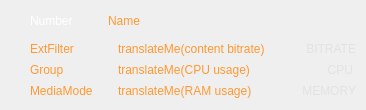
    <widget class="CSkinProgressWidget" name="m_CentralContainer" native="true">
     <property name="sizePolicy">
      <sizepolicy hsizetype="Expanding" vsizetype="Preferred">
       <horstretch>0</horstretch>
       <verstretch>0</verstretch>
      </sizepolicy>
     </property>
     <property name="progress" stdset="0">
      <number>1</number>
     </property>
     <property name="borderInfo" stdset="0">
      <string notr="true">borderwidth=&quot;2&quot; roundcorner=&quot;0&quot; bordercolor=&quot;0xFFD0D0D0&quot; </string>
     </property>
     <layout class="QGridLayout" name="gridLayout" columnstretch="0,0,100,0,0,0">
      <property name="leftMargin">
       <number>30</number>
      </property>
      <property name="rightMargin">
       <number>10</number>
      </property>
      <property name="horizontalSpacing">
       <number>10</number>
      </property>
      <item row="0" column="2" colspan="4">
       <widget class="CSkinOneLineText" name="m_Name">
        <property name="sizePolicy">
         <sizepolicy hsizetype="Expanding" vsizetype="Expanding">
          <horstretch>0</horstretch>
          <verstretch>0</verstretch>
         </sizepolicy>
        </property>
        <property name="palette">
         <palette>
          <active>
           <colorrole role="WindowText">
            <brush brushstyle="SolidPattern">
             <color alpha="255">
              <red>255</red>
              <green>153</green>
              <blue>51</blue>
             </color>
            </brush>
           </colorrole>
          </active>
          <inactive>
           <colorrole role="WindowText">
            <brush brushstyle="SolidPattern">
             <color alpha="255">
              <red>255</red>
              <green>153</green>
              <blue>51</blue>
             </color>
            </brush>
           </colorrole>
          </inactive>
          <disabled>
           <colorrole role="WindowText">
            <brush brushstyle="SolidPattern">
             <color alpha="255">
              <red>120</red>
              <green>120</green>
              <blue>120</blue>
             </color>
            </brush>
           </colorrole>
          </disabled>
         </palette>
        </property>
        <property name="text">
         <string>Name</string>
        </property>
        <property name="addheight" stdset="0">
         <number>12</number>
        </property>
        <property name="brightness" stdset="0">
         <number>15</number>
        </property>
        <property name="rowLimit" stdset="0">
         <number>3</number>
        </property>
       </widget>
      </item>
      <item row="0" column="0">
       <widget class="CSkinOneLineText" name="m_Number">
        <property name="sizePolicy">
         <sizepolicy hsizetype="Preferred" vsizetype="Expanding">
          <horstretch>0</horstretch>
          <verstretch>0</verstretch>
         </sizepolicy>
        </property>
        <property name="palette">
         <palette>
          <active>
           <colorrole role="WindowText">
            <brush brushstyle="SolidPattern">
             <color alpha="255">
              <red>255</red>
              <green>255</green>
              <blue>255</blue>
             </color>
            </brush>
           </colorrole>
          </active>
          <inactive>
           <colorrole role="WindowText">
            <brush brushstyle="SolidPattern">
             <color alpha="255">
              <red>255</red>
              <green>255</green>
              <blue>255</blue>
             </color>
            </brush>
           </colorrole>
          </inactive>
          <disabled>
           <colorrole role="WindowText">
            <brush brushstyle="SolidPattern">
             <color alpha="255">
              <red>120</red>
              <green>120</green>
              <blue>120</blue>
             </color>
            </brush>
           </colorrole>
          </disabled>
         </palette>
        </property>
        <property name="text">
         <string>Number</string>
        </property>
        <property name="addheight" stdset="0">
         <number>17</number>
        </property>
       </widget>
      </item>
      <item row="3" column="0" colspan="3">
       <widget class="CSkinOneLineText" name="m_Group">
        <property name="sizePolicy">
         <sizepolicy hsizetype="Expanding" vsizetype="Expanding">
          <horstretch>0</horstretch>
          <verstretch>0</verstretch>
         </sizepolicy>
        </property>
        <property name="palette">
         <palette>
          <active>
           <colorrole role="WindowText">
            <brush brushstyle="SolidPattern">
             <color alpha="255">
              <red>255</red>
              <green>153</green>
              <blue>51</blue>
             </color>
            </brush>
           </colorrole>
          </active>
          <inactive>
           <colorrole role="WindowText">
            <brush brushstyle="SolidPattern">
             <color alpha="255">
              <red>255</red>
              <green>153</green>
              <blue>51</blue>
             </color>
            </brush>
           </colorrole>
          </inactive>
          <disabled>
           <colorrole role="WindowText">
            <brush brushstyle="SolidPattern">
             <color alpha="255">
              <red>120</red>
              <green>120</green>
              <blue>120</blue>
             </color>
            </brush>
           </colorrole>
          </disabled>
         </palette>
        </property>
        <property name="text">
         <string>Group</string>
        </property>
        <property name="addheight" stdset="0">
         <number>2</number>
        </property>
        <property name="brightness" stdset="0">
         <number>-35</number>
        </property>
       </widget>
      </item>
      <item row="5" column="3">
       <widget class="CSkinOneLineText" name="m_MemoryUsageName">
        <property name="sizePolicy">
         <sizepolicy hsizetype="Expanding" vsizetype="Expanding">
          <horstretch>0</horstretch>
          <verstretch>0</verstretch>
         </sizepolicy>
        </property>
        <property name="palette">
         <palette>
          <active>
           <colorrole role="WindowText">
            <brush brushstyle="SolidPattern">
             <color alpha="255">
              <red>255</red>
              <green>153</green>
              <blue>51</blue>
             </color>
            </brush>
           </colorrole>
          </active>
          <inactive>
           <colorrole role="WindowText">
            <brush brushstyle="SolidPattern">
             <color alpha="255">
              <red>255</red>
              <green>153</green>
              <blue>51</blue>
             </color>
            </brush>
           </colorrole>
          </inactive>
          <disabled>
           <colorrole role="WindowText">
            <brush brushstyle="SolidPattern">
             <color alpha="255">
              <red>120</red>
              <green>120</green>
              <blue>120</blue>
             </color>
            </brush>
           </colorrole>
          </disabled>
         </palette>
        </property>
        <property name="text">
         <string>translateMe(RAM usage)</string>
        </property>
        <property name="alignment">
         <set>Qt::AlignLeading|Qt::AlignLeft|Qt::AlignVCenter</set>
        </property>
        <property name="addheight" stdset="0">
         <number>0</number>
        </property>
        <property name="brightness" stdset="0">
         <number>-30</number>
        </property>
       </widget>
      </item>
      <item row="2" column="3">
       <widget class="CSkinOneLineText" name="m_BitrateName">
        <property name="sizePolicy">
         <sizepolicy hsizetype="Expanding" vsizetype="Expanding">
          <horstretch>0</horstretch>
          <verstretch>0</verstretch>
         </sizepolicy>
        </property>
        <property name="palette">
         <palette>
          <active>
           <colorrole role="WindowText">
            <brush brushstyle="SolidPattern">
             <color alpha="255">
              <red>255</red>
              <green>152</green>
              <blue>49</blue>
             </color>
            </brush>
           </colorrole>
          </active>
          <inactive>
           <colorrole role="WindowText">
            <brush brushstyle="SolidPattern">
             <color alpha="255">
              <red>255</red>
              <green>152</green>
              <blue>49</blue>
             </color>
            </brush>
           </colorrole>
          </inactive>
          <disabled>
           <colorrole role="WindowText">
            <brush brushstyle="SolidPattern">
             <color alpha="255">
              <red>120</red>
              <green>120</green>
              <blue>120</blue>
             </color>
            </brush>
           </colorrole>
          </disabled>
         </palette>
        </property>
        <property name="text">
         <string>translateMe(content bitrate)</string>
        </property>
        <property name="alignment">
         <set>Qt::AlignLeading|Qt::AlignLeft|Qt::AlignVCenter</set>
        </property>
        <property name="addheight" stdset="0">
         <number>0</number>
        </property>
        <property name="brightness" stdset="0">
         <number>-30</number>
        </property>
       </widget>
      </item>
      <item row="5" column="0" colspan="3">
       <widget class="CSkinOneLineText" name="m_MediaMode">
        <property name="sizePolicy">
         <sizepolicy hsizetype="Expanding" vsizetype="Expanding">
          <horstretch>0</horstretch>
          <verstretch>0</verstretch>
         </sizepolicy>
        </property>
        <property name="palette">
         <palette>
          <active>
           <colorrole role="WindowText">
            <brush brushstyle="SolidPattern">
             <color alpha="255">
              <red>255</red>
              <green>153</green>
              <blue>51</blue>
             </color>
            </brush>
           </colorrole>
          </active>
          <inactive>
           <colorrole role="WindowText">
            <brush brushstyle="SolidPattern">
             <color alpha="255">
              <red>255</red>
              <green>153</green>
              <blue>51</blue>
             </color>
            </brush>
           </colorrole>
          </inactive>
          <disabled>
           <colorrole role="WindowText">
            <brush brushstyle="SolidPattern">
             <color alpha="255">
              <red>120</red>
              <green>120</green>
              <blue>120</blue>
             </color>
            </brush>
           </colorrole>
          </disabled>
         </palette>
        </property>
        <property name="text">
         <string>MediaMode</string>
        </property>
        <property name="addheight" stdset="0">
         <number>1</number>
        </property>
        <property name="brightness" stdset="0">
         <number>-35</number>
        </property>
       </widget>
      </item>
      <item row="0" column="1">
       <spacer name="horizontalSpacer">
        <property name="orientation">
         <enum>Qt::Horizontal</enum>
        </property>
        <property name="sizeType">
         <enum>QSizePolicy::Fixed</enum>
        </property>
        <property name="sizeHint" stdset="0">
         <size>
          <width>15</width>
          <height>20</height>
         </size>
        </property>
       </spacer>
      </item>
      <item row="3" column="3">
       <widget class="CSkinOneLineText" name="m_CpuUsageName">
        <property name="sizePolicy">
         <sizepolicy hsizetype="Expanding" vsizetype="Expanding">
          <horstretch>0</horstretch>
          <verstretch>0</verstretch>
         </sizepolicy>
        </property>
        <property name="palette">
         <palette>
          <active>
           <colorrole role="WindowText">
            <brush brushstyle="SolidPattern">
             <color alpha="255">
              <red>255</red>
              <green>153</green>
              <blue>51</blue>
             </color>
            </brush>
           </colorrole>
          </active>
          <inactive>
           <colorrole role="WindowText">
            <brush brushstyle="SolidPattern">
             <color alpha="255">
              <red>255</red>
              <green>153</green>
              <blue>51</blue>
             </color>
            </brush>
           </colorrole>
          </inactive>
          <disabled>
           <colorrole role="WindowText">
            <brush brushstyle="SolidPattern">
             <color alpha="255">
              <red>120</red>
              <green>120</green>
              <blue>120</blue>
             </color>
            </brush>
           </colorrole>
          </disabled>
         </palette>
        </property>
        <property name="text">
         <string>translateMe(CPU usage)</string>
        </property>
        <property name="alignment">
         <set>Qt::AlignLeading|Qt::AlignLeft|Qt::AlignVCenter</set>
        </property>
        <property name="addheight" stdset="0">
         <number>0</number>
        </property>
        <property name="brightness" stdset="0">
         <number>-30</number>
        </property>
       </widget>
      </item>
      <item row="2" column="0" colspan="3">
       <widget class="CSkinOneLineText" name="m_ExtFilter">
        <property name="sizePolicy">
         <sizepolicy hsizetype="Expanding" vsizetype="Expanding">
          <horstretch>0</horstretch>
          <verstretch>0</verstretch>
         </sizepolicy>
        </property>
        <property name="palette">
         <palette>
          <active>
           <colorrole role="WindowText">
            <brush brushstyle="SolidPattern">
             <color alpha="255">
              <red>255</red>
              <green>153</green>
              <blue>51</blue>
             </color>
            </brush>
           </colorrole>
          </active>
          <inactive>
           <colorrole role="WindowText">
            <brush brushstyle="SolidPattern">
             <color alpha="255">
              <red>255</red>
              <green>153</green>
              <blue>51</blue>
             </color>
            </brush>
           </colorrole>
          </inactive>
          <disabled>
           <colorrole role="WindowText">
            <brush brushstyle="SolidPattern">
             <color alpha="255">
              <red>120</red>
              <green>120</green>
              <blue>120</blue>
             </color>
            </brush>
           </colorrole>
          </disabled>
         </palette>
        </property>
        <property name="text">
         <string>ExtFilter</string>
        </property>
        <property name="addheight" stdset="0">
         <number>3</number>
        </property>
        <property name="brightness" stdset="0">
         <number>-35</number>
        </property>
       </widget>
      </item>
      <item row="1" column="0" colspan="6">
       <spacer name="verticalSpacer">
        <property name="orientation">
         <enum>Qt::Vertical</enum>
        </property>
        <property name="sizeHint" stdset="0">
         <size>
          <width>20</width>
          <height>5</height>
         </size>
        </property>
       </spacer>
      </item>
      <item row="2" column="5">
       <widget class="CSkinOneLineText" name="m_BitrateVal">
        <property name="sizePolicy">
         <sizepolicy hsizetype="Expanding" vsizetype="Expanding">
          <horstretch>0</horstretch>
          <verstretch>0</verstretch>
         </sizepolicy>
        </property>
        <property name="palette">
         <palette>
          <active>
           <colorrole role="WindowText">
            <brush brushstyle="SolidPattern">
             <color alpha="255">
              <red>226</red>
              <green>226</green>
              <blue>226</blue>
             </color>
            </brush>
           </colorrole>
          </active>
          <inactive>
           <colorrole role="WindowText">
            <brush brushstyle="SolidPattern">
             <color alpha="255">
              <red>226</red>
              <green>226</green>
              <blue>226</blue>
             </color>
            </brush>
           </colorrole>
          </inactive>
          <disabled>
           <colorrole role="WindowText">
            <brush brushstyle="SolidPattern">
             <color alpha="255">
              <red>120</red>
              <green>120</green>
              <blue>120</blue>
             </color>
            </brush>
           </colorrole>
          </disabled>
         </palette>
        </property>
        <property name="text">
         <string>BITRATE</string>
        </property>
        <property name="alignment">
         <set>Qt::AlignRight|Qt::AlignTrailing|Qt::AlignVCenter</set>
        </property>
        <property name="addheight" stdset="0">
         <number>0</number>
        </property>
        <property name="brightness" stdset="0">
         <number>-10</number>
        </property>
       </widget>
      </item>
      <item row="5" column="5" alignment="Qt::AlignRight">
       <widget class="CSkinOneLineText" name="m_MemoryUsage">
        <property name="minimumSize">
         <size>
          <width>70</width>
          <height>0</height>
         </size>
        </property>
        <property name="palette">
         <palette>
          <active>
           <colorrole role="WindowText">
            <brush brushstyle="SolidPattern">
             <color alpha="255">
              <red>226</red>
              <green>226</green>
              <blue>226</blue>
             </color>
            </brush>
           </colorrole>
          </active>
          <inactive>
           <colorrole role="WindowText">
            <brush brushstyle="SolidPattern">
             <color alpha="255">
              <red>226</red>
              <green>226</green>
              <blue>226</blue>
             </color>
            </brush>
           </colorrole>
          </inactive>
          <disabled>
           <colorrole role="WindowText">
            <brush brushstyle="SolidPattern">
             <color alpha="255">
              <red>120</red>
              <green>120</green>
              <blue>120</blue>
             </color>
            </brush>
           </colorrole>
          </disabled>
         </palette>
        </property>
        <property name="text">
         <string>MEMORY</string>
        </property>
        <property name="alignment">
         <set>Qt::AlignRight|Qt::AlignTrailing|Qt::AlignVCenter</set>
        </property>
        <property name="addheight" stdset="0">
         <number>0</number>
        </property>
        <property name="brightness" stdset="0">
         <number>-10</number>
        </property>
       </widget>
      </item>
      <item row="6" column="0">
       <spacer name="verticalSpacer_3">
        <property name="orientation">
         <enum>Qt::Vertical</enum>
        </property>
        <property name="sizeHint" stdset="0">
         <size>
          <width>20</width>
          <height>1</height>
         </size>
        </property>
       </spacer>
      </item>
      <item row="2" column="4">
       <spacer name="horizontalSpacer_4">
        <property name="orientation">
         <enum>Qt::Horizontal</enum>
        </property>
        <property name="sizeType">
         <enum>QSizePolicy::Fixed</enum>
        </property>
        <property name="sizeHint" stdset="0">
         <size>
          <width>1</width>
          <height>0</height>
         </size>
        </property>
       </spacer>
      </item>
      <item row="3" column="5">
       <widget class="CSkinProgressWidget" name="m_CpuUsageProgress" native="true">
        <property name="progress" stdset="0">
         <number>0</number>
        </property>
        <property name="borderInfo" stdset="0">
         <string notr="true">borderwidth=&quot;1&quot; roundcorner=&quot;0&quot; bordercolor=&quot;0xFF404040&quot; </string>
        </property>
        <property name="sliderInfo" stdset="0">
         <string notr="true">color1=&quot;0xFF606060&quot; color2=&quot;0xAA146414&quot; type=&quot;0&quot; roundcorner=&quot;0&quot; borderwidth=&quot;0&quot; bordercolor=&quot;0xFF010101&quot;</string>
        </property>
        <property name="progressInverted" stdset="0">
         <bool>false</bool>
        </property>
        <property name="progressVertical" stdset="0">
         <bool>false</bool>
        </property>
        <layout class="QHBoxLayout" name="horizontalLayout_2">
         <property name="spacing">
          <number>0</number>
         </property>
         <property name="leftMargin">
          <number>1</number>
         </property>
         <property name="topMargin">
          <number>1</number>
         </property>
         <property name="rightMargin">
          <number>3</number>
         </property>
         <property name="bottomMargin">
          <number>1</number>
         </property>
         <item>
          <widget class="CSkinOneLineText" name="m_CpuUsage">
           <property name="palette">
            <palette>
             <active>
              <colorrole role="WindowText">
               <brush brushstyle="SolidPattern">
                <color alpha="255">
                 <red>226</red>
                 <green>226</green>
                 <blue>226</blue>
                </color>
               </brush>
              </colorrole>
             </active>
             <inactive>
              <colorrole role="WindowText">
               <brush brushstyle="SolidPattern">
                <color alpha="255">
                 <red>226</red>
                 <green>226</green>
                 <blue>226</blue>
                </color>
               </brush>
              </colorrole>
             </inactive>
             <disabled>
              <colorrole role="WindowText">
               <brush brushstyle="SolidPattern">
                <color alpha="255">
                 <red>120</red>
                 <green>120</green>
                 <blue>120</blue>
                </color>
               </brush>
              </colorrole>
             </disabled>
            </palette>
           </property>
           <property name="text">
            <string>CPU</string>
           </property>
           <property name="alignment">
            <set>Qt::AlignRight|Qt::AlignTrailing|Qt::AlignVCenter</set>
           </property>
           <property name="addheight" stdset="0">
            <number>0</number>
           </property>
           <property name="brightness" stdset="0">
            <number>-25</number>
           </property>
          </widget>
         </item>
        </layout>
       </widget>
      </item>
     </layout>
    </widget>
